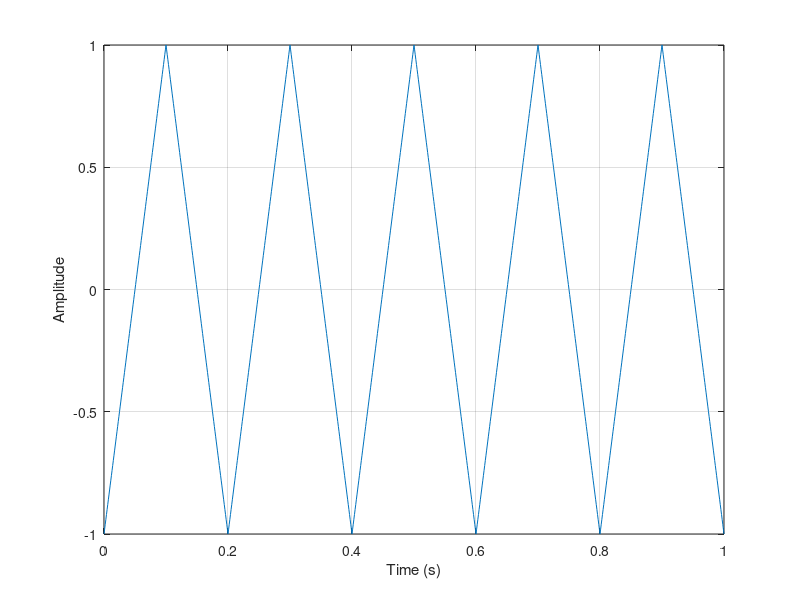

This chart was generated by the following MATLAB code:
A = 1;                        % amplitude
f = 5;                        % freq
t = 0:0.001:1;                % time
y = A * sawtooth(2 * pi * f * t, 0.5); 

plot(t, y);
xlabel('Time (s)');           % name x-axis
ylabel('Amplitude');          % name y-axis
grid on;                      % must be lowercase 'on'
